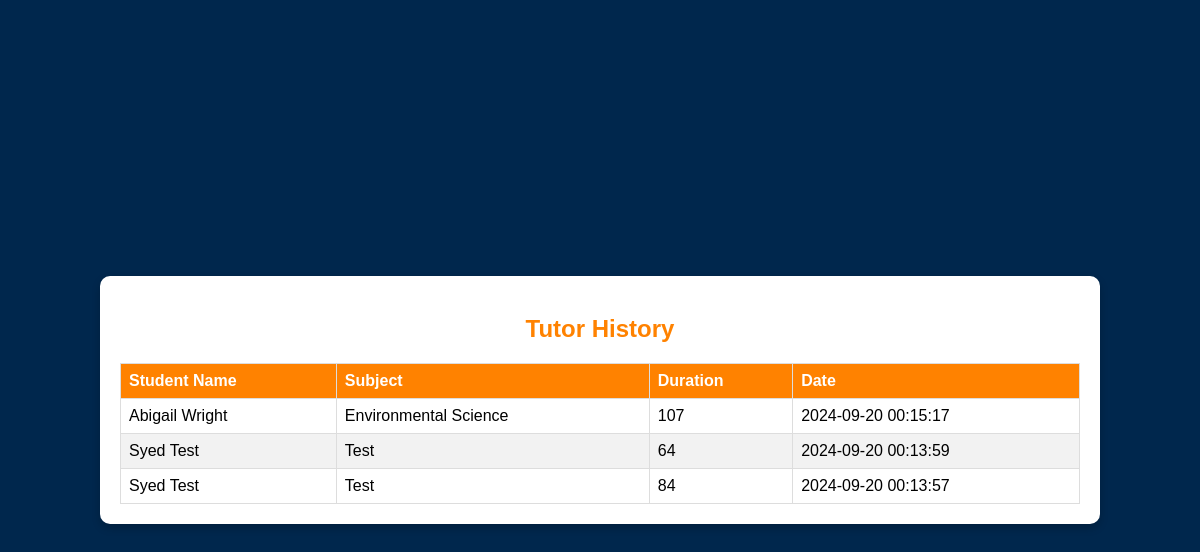
The app's page /tutor_history.php, older data.
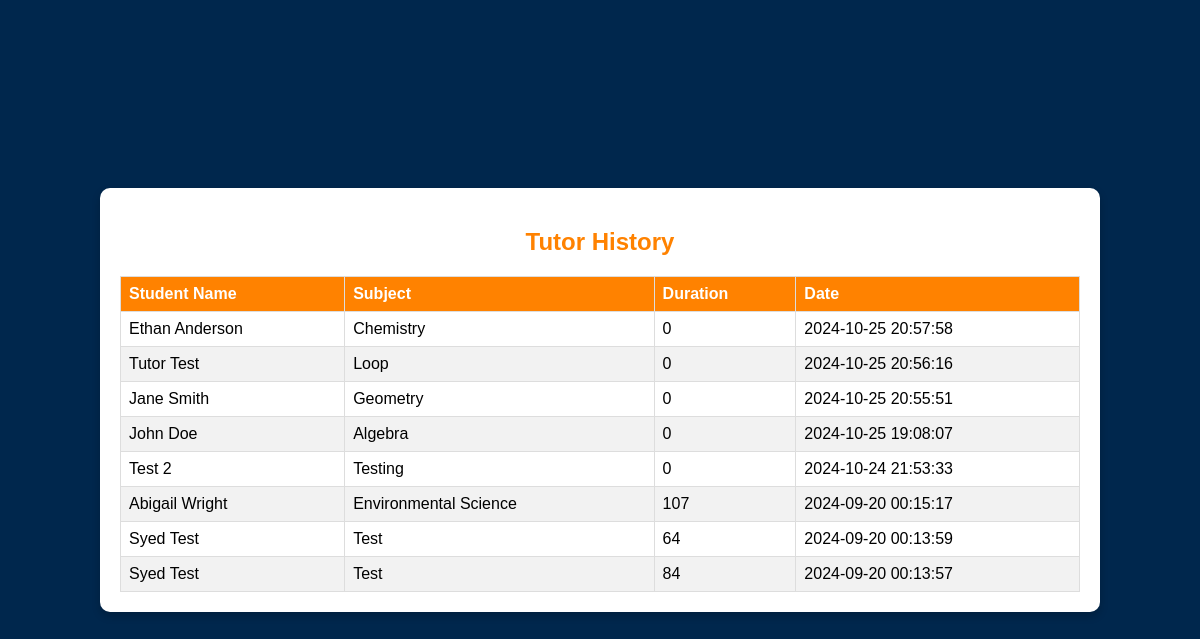
The same page, newer data.
### tables this page shows
CREATE TABLE `tutor_sessions` (
  `id` int(11) NOT NULL,
  `student_name` varchar(255) DEFAULT NULL,
  `student_id` varchar(50) DEFAULT NULL,
  `subject` varchar(255) DEFAULT NULL,
  `session_type` varchar(20) DEFAULT NULL,
  `session_duration` int(11) DEFAULT NULL,
  `session_date` timestamp NOT NULL DEFAULT current_timestamp()
);

### tutor_history.php (the view, shortened to what this page needs)
<?php
require 'db_connect.php';
$query = "SELECT * FROM tutor_sessions ORDER BY session_date DESC";
$stmt = $conn->prepare($query);
$stmt->execute();
$tutorHistory = $stmt->fetchAll(PDO::FETCH_ASSOC);
?>
<!DOCTYPE html>
<html lang="en">
<head>
</head>
<body>
    <div class="container">
        <h2>Tutor History</h2>
        <table>
            <thead>
                <tr>
                    <th>Student Name</th>
                    <th>Subject</th>
                    <th>Duration</th>
                    <th>Date</th>
                </tr>
            </thead>
            <tbody>
                <?php foreach ($tutorHistory as $history): ?>
                <tr>
                    <td><?php echo htmlspecialchars($history['student_name']); ?></td>
                    <td><?php echo htmlspecialchars($history['subject']); ?></td>
                    <td><?php echo htmlspecialchars($history['session_duration']); ?></td>
                    <td><?php echo htmlspecialchars($history['session_date']); ?></td>
                </tr>
                <?php endforeach; ?>
            </tbody>
        </table>
    </div>
</body>
</html>

### tutor_history.php (style rules this page uses)
body { font-family: Arial, sans-serif; background-color: #00274d; color: white; margin: 0; padding: 0; display: flex; justify-content: center; align-items: center; height: 100vh; }
.container { width: 80%; max-width: 1200px; background-color: white; color: black; padding: 20px; border-radius: 10px; box-shadow: 0 4px 8px rgba(0, 0, 0, 0.2); }
h2 { text-align: center; color: #ff8200; }
table { width: 100%; border-collapse: collapse; margin-top: 20px; }
table, th, td { border: 1px solid #ddd; padding: 8px; text-align: left; }
th { background-color: #ff8200; color: white; }
tr:nth-child(even) { background-color: #f2f2f2; }

Row changes from the older to the newer data that the page shows:
added tutor_sessions: student_name "Ethan Anderson", subject "Chemistry", session_duration "0", session_date "2024-10-25 20:57:58"
added tutor_sessions: student_name "Tutor Test", subject "Loop", session_duration "0", session_date "2024-10-25 20:56:16"
added tutor_sessions: student_name "Jane Smith", subject "Geometry", session_duration "0", session_date "2024-10-25 20:55:51"
added tutor_sessions: student_name "John Doe", subject "Algebra", session_duration "0", session_date "2024-10-25 19:08:07"
added tutor_sessions: student_name "Test 2", subject "Testing", session_duration "0", session_date "2024-10-24 21:53:33"
